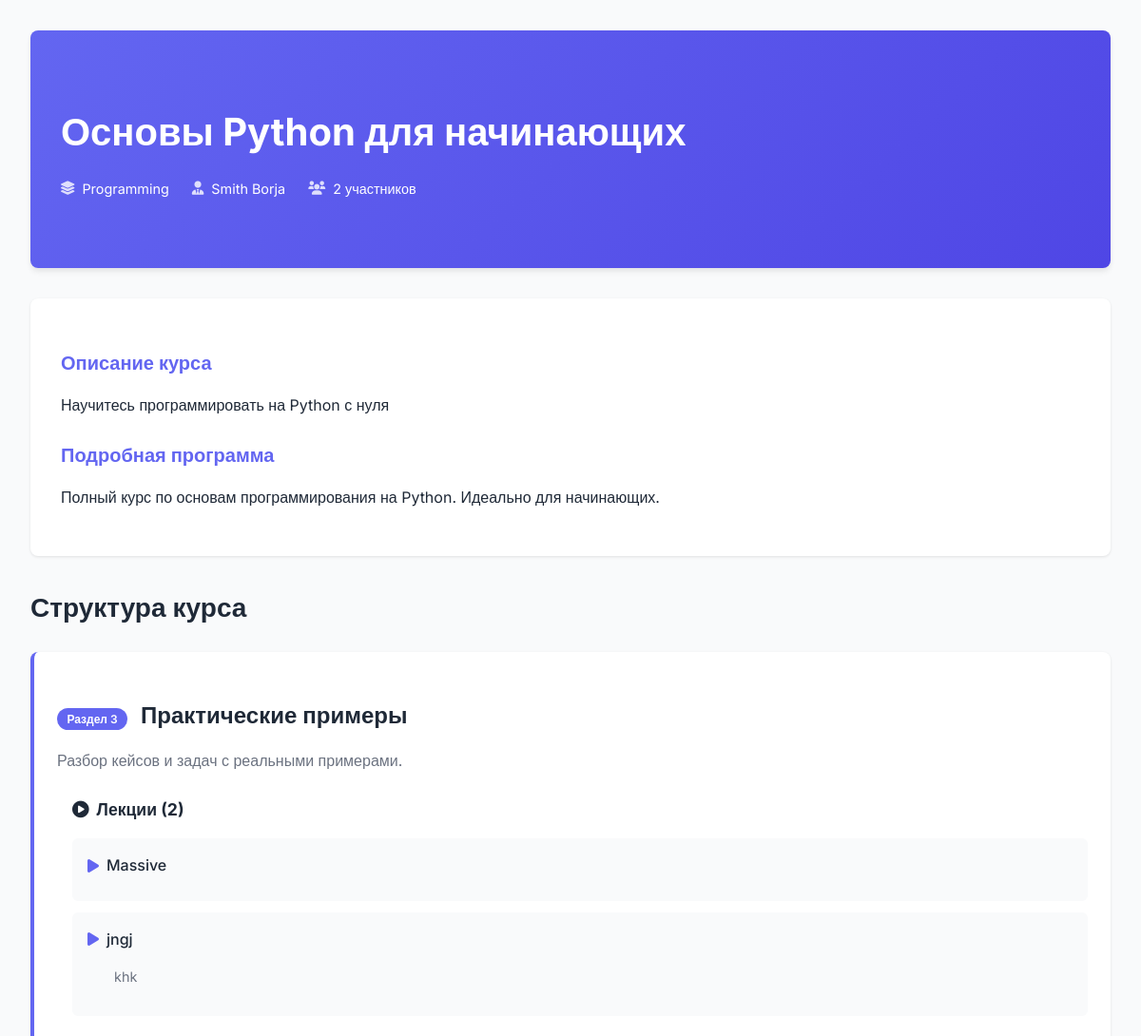
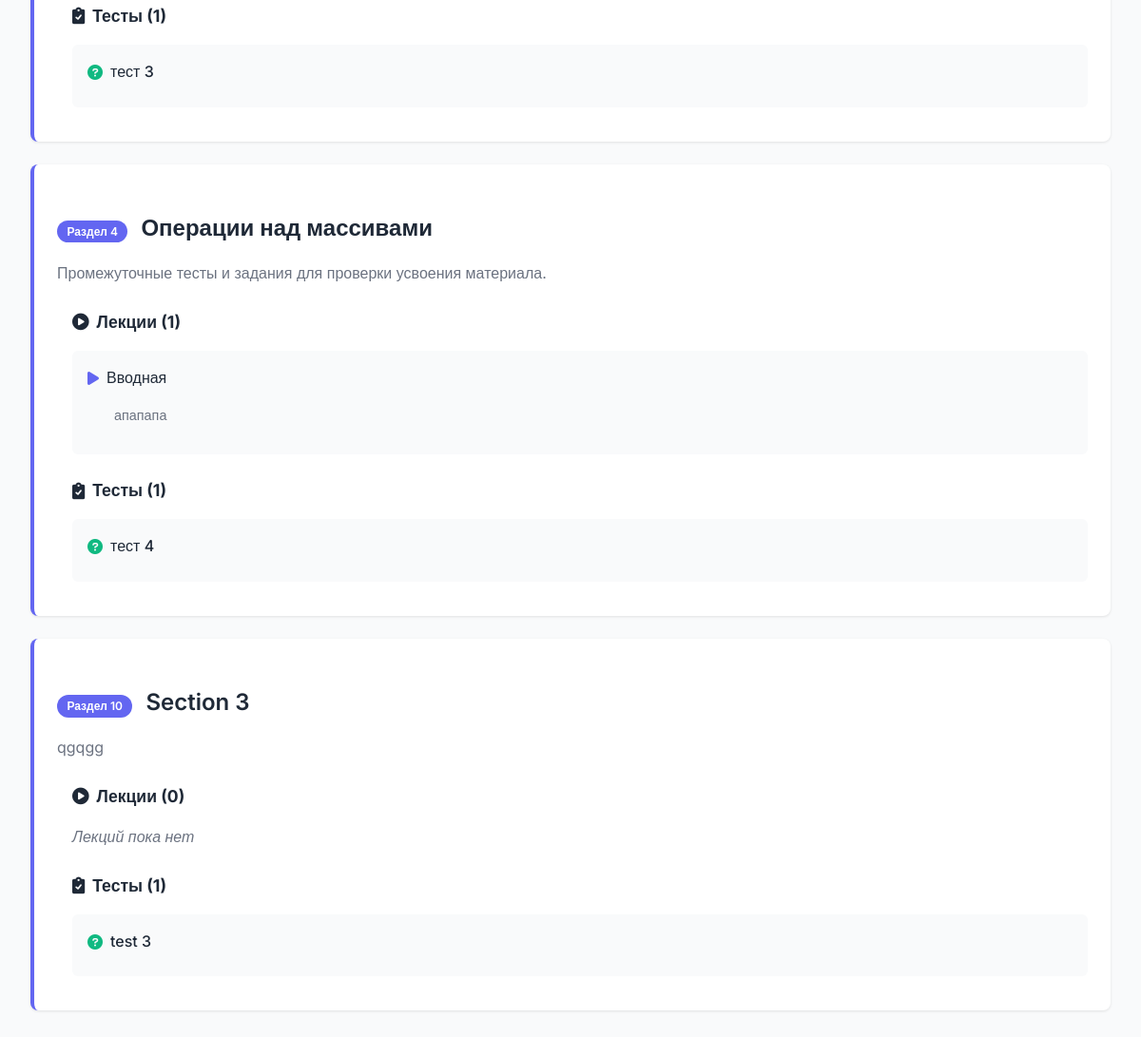
The app's page /student/courses/details.php?id=2 (signed in) with its own data (2 pictures, top to bottom).
### tables this page shows
CREATE TABLE `courses` (
  `id` int(11) NOT NULL,
  `id_category` int(11) DEFAULT NULL,
  `id_statut` int(11) NOT NULL,
  `id_level` int(11) NOT NULL,
  `id_users` int(11) NOT NULL,
  `title` varchar(255) DEFAULT NULL,
  `short_description` longtext DEFAULT NULL,
  `description` longtext DEFAULT NULL,
  `language` varchar(255) DEFAULT NULL,
  `requirements` longtext DEFAULT NULL,
  `price` double DEFAULT NULL,
  `discount` double DEFAULT NULL,
  `Picture_Link` text DEFAULT NULL,
  `video_url` text DEFAULT NULL,
  `date_added` date DEFAULT NULL,
  `last_modified` date DEFAULT NULL
);

CREATE TABLE `categories` (
  `id` int(11) NOT NULL,
  `name` varchar(255) DEFAULT NULL,
  `date_added` date DEFAULT NULL,
  `last_modified` int(11) DEFAULT NULL
);

CREATE TABLE `users` (
  `id` int(11) NOT NULL,
  `id_role` int(11) NOT NULL,
  `id_statut` int(11) DEFAULT NULL,
  `FullName` varchar(255) DEFAULT NULL,
  `BirthDate` date DEFAULT NULL,
  `email` varchar(50) DEFAULT NULL,
  `password` varchar(255) DEFAULT NULL,
  `date_added` date DEFAULT NULL,
  `Picture_Link` text NOT NULL
);

CREATE TABLE `section` (
  `id` int(11) NOT NULL,
  `id_course` int(11) NOT NULL,
  `title` varchar(255) NOT NULL,
  `description` text DEFAULT NULL
);

CREATE TABLE `lessons` (
  `id` int(11) UNSIGNED NOT NULL,
  `id_course` int(11) DEFAULT NULL,
  `id_section` int(11) DEFAULT NULL,
  `title` varchar(255) DEFAULT NULL,
  `summary` longtext DEFAULT NULL,
  `video_url` text DEFAULT NULL,
  `attachment` text DEFAULT NULL,
  `date_added` date DEFAULT NULL,
  `last_modified` date DEFAULT NULL
);

CREATE TABLE `tests` (
  `id` int(11) NOT NULL,
  `id_section` int(11) NOT NULL,
  `id_course` int(11) NOT NULL,
  `title` varchar(250) NOT NULL,
  `duration` time NOT NULL
);

### student/courses/details.php (the view, shortened to what this page needs)
<?php
include 'C:/xampp/htdocs/Academy/database.php';
$courseId = (int)$_GET['id'];
$sqlCourse = "SELECT c.*, cat.name AS category_name, u.FullName AS provider_name
              FROM courses c
              LEFT JOIN categories cat ON c.id_category = cat.id
              LEFT JOIN users u ON c.id_users = u.id
              WHERE c.id = ?";
$stmt = $conn->prepare($sqlCourse);
$stmt->bind_param('i', $courseId);
$stmt->execute();
$course = $stmt->get_result()->fetch_assoc();
$sqlEnrollCount = "SELECT COUNT(*) AS enrolled_count FROM enrol WHERE id_course = ?";
$stmt = $conn->prepare($sqlEnrollCount);
$stmt->bind_param('i', $courseId);
$stmt->execute();
$enrollCount = $stmt->get_result()->fetch_assoc()['enrolled_count'] ?? 0;
$sqlSections = "SELECT * FROM section WHERE id_course = ? ORDER BY id ASC";
$stmt = $conn->prepare($sqlSections);
$stmt->bind_param('i', $courseId);
$stmt->execute();
$sectionsResult = $stmt->get_result();
$sections = [];
while ($section = $sectionsResult->fetch_assoc()) {
    $sectionId = $section['id'];
    $stmtLessons = $conn->prepare("SELECT id, title, summary FROM lessons WHERE id_section = ? ORDER BY id ASC");
    $stmtLessons->bind_param('i', $sectionId);
    $stmtLessons->execute();
    $lessons = $stmtLessons->get_result()->fetch_all(MYSQLI_ASSOC);
    $stmtTests = $conn->prepare("SELECT id, title, duration FROM tests WHERE id_section = ? ORDER BY id ASC");
    $stmtTests->bind_param('i', $sectionId);
    $stmtTests->execute();
    $tests = $stmtTests->get_result()->fetch_all(MYSQLI_ASSOC);
    $sections[] = [
        'section' => $section,
        'lessons' => $lessons,
        'tests' => $tests,
    ];
}
?>
<!DOCTYPE html>
<html lang="ru">
<head>
    <link href="https://cdnjs.cloudflare.com/ajax/libs/font-awesome/6.0.0-beta3/css/all.min.css" rel="stylesheet">
</head>
<body>
    <div class="container">
        <div class="course-header">
            <h1 class="course-title"><?= htmlspecialchars($course['title']) ?></h1>
            <div class="course-meta">
                <div class="meta-item">
                    <i class="fas fa-layer-group"></i>
                    <span><?= htmlspecialchars($course['category_name'] ?? 'Без категории') ?></span>
                </div>
                <div class="meta-item">
                    <i class="fas fa-user-tie"></i>
                    <span><?= htmlspecialchars($course['provider_name'] ?? 'Автор не указан') ?></span>
                </div>
                <div class="meta-item">
                    <i class="fas fa-users"></i>
                    <span><?= $enrollCount ?> участников</span>
                </div>
            </div>
        </div>
        <div class="course-description">
            <h3 class="description-title">Описание курса</h3>
            <p><?= nl2br(htmlspecialchars($course['short_description'])) ?></p>
            <?php if (!empty($course['description'])): ?>
                <h3 class="description-title" style="margin-top: 1.5rem;">Подробная программа</h3>
                <p><?= nl2br(htmlspecialchars($course['description'])) ?></p>
            <?php endif; ?>
        </div>
        <h2 style="font-size: 1.75rem; margin-bottom: 1.5rem; font-weight: 600;">Структура курса</h2>
        <?php if (count($sections) === 0): ?>
            <div class="empty-state">
                <i class="fas fa-book-open" style="font-size: 2rem; margin-bottom: 1rem; color: var(--text-light);"></i>
                <p>В этом курсе пока нет разделов</p>
            </div>
        <?php else: ?>
            <?php foreach ($sections as $sec):
                $section = $sec['section'];
                $lessons = $sec['lessons'];
                $tests = $sec['tests'];
            ?>
                <div class="section">
                    <h3 class="section-title">
                        <span class="badge">Раздел <?= $section['id'] ?></span>
                        <?= htmlspecialchars($section['title']) ?>
                    </h3>
                    <?php if (!empty($section['description'])): ?>
                        <p class="section-description"><?= nl2br(htmlspecialchars($section['description'])) ?></p>
                    <?php endif; ?>
                    <div class="lessons-list">
                        <h4 style="font-size: 1.1rem; margin-bottom: 1rem; display: flex; align-items: center; gap: 0.5rem;">
                            <i class="fas fa-play-circle"></i>
                            Лекции (<?= count($lessons) ?>)
                        </h4>
                        <?php if (count($lessons) === 0): ?>
                            <p style="color: var(--text-light); font-style: italic;">Лекций пока нет</p>
                        <?php else: ?>
                            <?php foreach ($lessons as $lesson): ?>
                                <div class="lesson-item">
                                    <div class="lesson-title">
                                        <i class="fas fa-play"></i>
                                        <?= htmlspecialchars($lesson['title']) ?>
                                    </div>
                                    <?php if (!empty($lesson['summary'])): ?>
                                        <p class="lesson-summary"><?= nl2br(htmlspecialchars($lesson['summary'])) ?></p>
                                    <?php endif; ?>
                                </div>
                            <?php endforeach; ?>
                        <?php endif; ?>
                    </div>
                    <div class="tests-list" style="margin-top: 1.5rem;">
                        <h4 style="font-size: 1.1rem; margin-bottom: 1rem; display: flex; align-items: center; gap: 0.5rem;">
                            <i class="fas fa-clipboard-check"></i>
                            Тесты (<?= count($tests) ?>)
                        </h4>
                        <?php if (count($tests) === 0): ?>
                            <p style="color: var(--text-light); font-style: italic;">Тестов пока нет</p>
                        <?php else: ?>
                            <?php foreach ($tests as $test): ?>
                                <div class="test-item">
                                    <div style="display: flex; align-items: center;">
                                        <div class="test-title">
                                            <i class="fas fa-question-circle"></i>
                                            <?= htmlspecialchars($test['title']) ?>
                                        </div>
                                    </div>
                                </div>
                            <?php endforeach; ?>
                        <?php endif; ?>
                    </div>
                </div>
            <?php endforeach; ?>
        <?php endif; ?>
    </div>
</body>
</html>

### student/courses/details.php (style rules this page uses)
:root { --primary: #6366f1; --primary-dark: #4f46e5; --text: #1f2937; --text-light: #6b7280; --bg: #f9fafb; --card-bg: #ffffff; --border: #e5e7eb; --success: #10b981; }
body { font-family: 'Inter', sans-serif; line-height: 1.6; color: var(--text); background-color: var(--bg); margin: 0; padding: 0; }
.container { max-width: 1200px; margin: 0 auto; padding: 2rem; }
.course-header { background: linear-gradient(135deg, var(--primary), var(--primary-dark)); color: white; padding: 3rem 2rem; border-radius: 0.5rem; margin-bottom: 2rem; box-shadow: 0 4px 6px -1px rgba(0, 0, 0, 0.1); }
.course-title { font-size: 2.5rem; font-weight: 700; margin-bottom: 1rem; }
.course-meta { display: flex; flex-wrap: wrap; gap: 1.5rem; margin-bottom: 1.5rem; }
.meta-item { display: flex; align-items: center; gap: 0.5rem; font-size: 0.9rem; }
.meta-item i { color: rgba(255, 255, 255, 0.8); }
.course-description { background-color: var(--card-bg); border-radius: 0.5rem; padding: 2rem; margin-bottom: 2rem; box-shadow: 0 1px 3px rgba(0, 0, 0, 0.1); }
.description-title { font-size: 1.25rem; font-weight: 600; margin-bottom: 1rem; color: var(--primary); }
.section { background-color: var(--card-bg); border-radius: 0.5rem; padding: 1.5rem; margin-bottom: 1.5rem; box-shadow: 0 1px 3px rgba(0, 0, 0, 0.1); border-left: 4px solid var(--primary); }
.section-title { font-size: 1.5rem; font-weight: 600; margin-bottom: 1rem; color: var(--text); }
.section-description { color: var(--text-light); margin-bottom: 1.5rem; }
.lessons-list, .tests-list { margin-left: 1rem; }
.lesson-item, .test-item { padding: 1rem; margin-bottom: 0.75rem; background-color: var(--bg); border-radius: 0.375rem; transition: all 0.2s ease; }
.lesson-title, .test-title { font-weight: 500; margin-bottom: 0.5rem; display: flex; align-items: center; gap: 0.5rem; }
.lesson-title i { color: var(--primary); }
.test-title i { color: var(--success); }
.lesson-summary { color: var(--text-light); font-size: 0.9rem; margin-left: 1.75rem; }
.badge { display: inline-block; padding: 0.35rem 0.65rem; font-size: 0.75rem; font-weight: 600; line-height: 1; color: white; background-color: var(--primary); border-radius: 9999px; margin-right: 0.5rem; }

### records on screen
courses: title "Основы Python для начинающих", id_category.name "Programming", id_users.FullName "Smith Borja", short_description "Научитесь программировать на Python с нуля", description "Полный курс по основам программирования на Python. Идеально для начинающих."
section: id "3", title "Практические примеры", description "Разбор кейсов и задач с реальными примерами.", count($lessons) "2", count($tests) "1"
lessons: title "Massive"
lessons: title "jngj", summary "khk"
tests: title "тест 3"
section: id "4", title "Операции над массивами", description "Промежуточные тесты и задания для проверки усвоения материала.", count($lessons) "1", count($tests) "1"
lessons: title "Вводная", summary "апапапа"
tests: title "тест 4"
section: id "10", title "Section 3", description "qgqgg", count($lessons) "0", shows "Лекций пока нет", count($tests) "1"
tests: title "test 3"

### other values on screen
$enrollCount "2"
